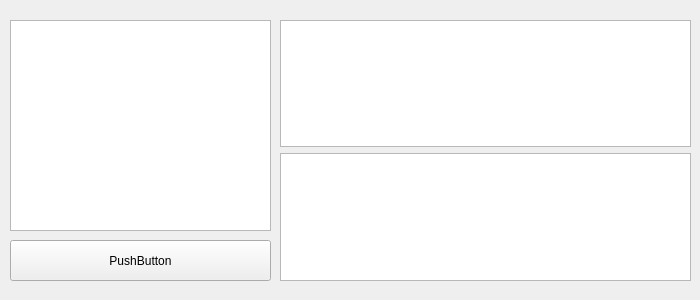
<?xml version="1.0" encoding="UTF-8"?>
<ui version="4.0">
 <class>Form</class>
 <widget class="QWidget" name="Form">
  <property name="geometry">
   <rect>
    <x>0</x>
    <y>0</y>
    <width>700</width>
    <height>300</height>
   </rect>
  </property>
  <property name="minimumSize">
   <size>
    <width>700</width>
    <height>300</height>
   </size>
  </property>
  <property name="maximumSize">
   <size>
    <width>700</width>
    <height>300</height>
   </size>
  </property>
  <property name="windowTitle">
   <string>Form</string>
  </property>
  <widget class="QGraphicsView" name="graphicsView">
   <property name="geometry">
    <rect>
     <x>10</x>
     <y>20</y>
     <width>261</width>
     <height>211</height>
    </rect>
   </property>
  </widget>
  <widget class="QWidget" name="verticalLayoutWidget">
   <property name="geometry">
    <rect>
     <x>280</x>
     <y>20</y>
     <width>411</width>
     <height>261</height>
    </rect>
   </property>
   <layout class="QVBoxLayout" name="verticalLayout">
    <item>
     <widget class="QTableWidget" name="tableWidget"/>
    </item>
    <item>
     <widget class="QTableWidget" name="tableWidget_2"/>
    </item>
   </layout>
  </widget>
  <widget class="QPushButton" name="pushButton">
   <property name="geometry">
    <rect>
     <x>10</x>
     <y>240</y>
     <width>261</width>
     <height>41</height>
    </rect>
   </property>
   <property name="text">
    <string>PushButton</string>
   </property>
  </widget>
 </widget>
 <resources/>
 <connections/>
</ui>
